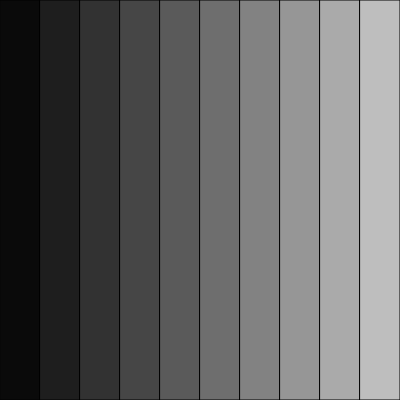
Frame 1 (no input)
Frame 60 (no input): identical to frame 1, image omitted
Frame 120 (the mouse pressed at the canvas centre since frame 60): identical to frame 1, image omitted

The p5.js sketch that drew this single still picture (run headless with seeded random() and noise() and a simulated clock; from frame 60 on, the mouse is pressed at the canvas centre):

// p5.js sketch
// ── sketch.js

// Create a loop that would create an array of rectangles that have
// their color changed gradually from black to white 
//You should build the loop in such a way that a single variable would 
//control the number of rectangles drawn.
// 

function setup(){
  createCanvas(400, 400);
  background(20);
}

function draw() {
  const rectAmount = 10;
  const rectWidth = 400 / rectAmount;
  const rectHeight = 400;
  
  for(let i = 0; i < rectAmount; i++) {
    fill(10 + i * 20);
    rect(width/rectAmount*i, 0, rectWidth, rectHeight);
  }
}
